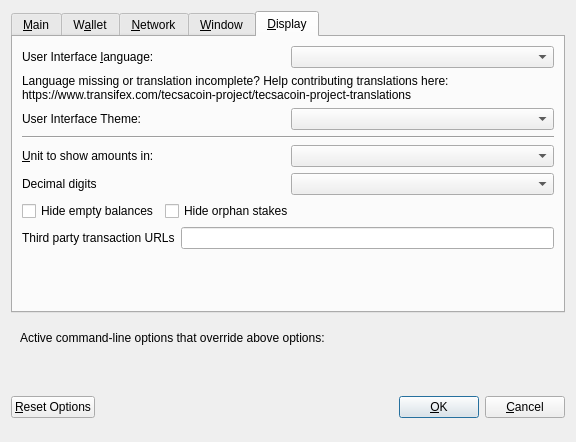
<?xml version="1.0" encoding="UTF-8"?>
<ui version="4.0">
 <class>OptionsDialog</class>
 <widget class="QDialog" name="OptionsDialog">
  <property name="geometry">
   <rect>
    <x>0</x>
    <y>0</y>
    <width>576</width>
    <height>442</height>
   </rect>
  </property>
  <property name="windowTitle">
   <string>Options</string>
  </property>
  <property name="modal">
   <bool>true</bool>
  </property>
  <layout class="QVBoxLayout" name="verticalLayout">
   <item>
    <widget class="QTabWidget" name="tabWidget">
     <property name="currentIndex">
      <number>4</number>
     </property>
     <widget class="QWidget" name="tabMain">
      <attribute name="title">
       <string>&amp;Main</string>
      </attribute>
      <layout class="QVBoxLayout" name="verticalLayout_Main">
       <item>
        <widget class="QCheckBox" name="bitcoinAtStartup">
         <property name="toolTip">
          <string>Automatically start tecsacoin after logging in to the system.</string>
         </property>
         <property name="text">
          <string>&amp;Start tecsacoin on system login</string>
         </property>
        </widget>
       </item>
       <item>
        <layout class="QHBoxLayout" name="horizontalLayout_2_Main">
         <item>
          <widget class="QLabel" name="databaseCacheLabel">
           <property name="text">
            <string>Size of &amp;database cache</string>
           </property>
           <property name="textFormat">
            <enum>Qt::PlainText</enum>
           </property>
           <property name="buddy">
            <cstring>databaseCache</cstring>
           </property>
          </widget>
         </item>
         <item>
          <widget class="QSpinBox" name="databaseCache"/>
         </item>
         <item>
          <widget class="QLabel" name="databaseCacheUnitLabel">
           <property name="text">
            <string>MB</string>
           </property>
           <property name="textFormat">
            <enum>Qt::PlainText</enum>
           </property>
          </widget>
         </item>
         <item>
          <spacer name="horizontalSpacer_2_Main">
           <property name="orientation">
            <enum>Qt::Horizontal</enum>
           </property>
           <property name="sizeHint" stdset="0">
            <size>
             <width>40</width>
             <height>20</height>
            </size>
           </property>
          </spacer>
         </item>
        </layout>
       </item>
       <item>
        <layout class="QHBoxLayout" name="horizontalLayout_3_Main">
         <item>
          <widget class="QLabel" name="threadsScriptVerifLabel">
           <property name="text">
            <string>Number of script &amp;verification threads</string>
           </property>
           <property name="textFormat">
            <enum>Qt::PlainText</enum>
           </property>
           <property name="buddy">
            <cstring>threadsScriptVerif</cstring>
           </property>
          </widget>
         </item>
         <item>
          <widget class="QSpinBox" name="threadsScriptVerif">
           <property name="toolTip">
            <string>(0 = auto, &lt;0 = leave that many cores free)</string>
           </property>
          </widget>
         </item>
         <item>
          <spacer name="horizontalSpacer_3_Main">
           <property name="orientation">
            <enum>Qt::Horizontal</enum>
           </property>
           <property name="sizeHint" stdset="0">
            <size>
             <width>40</width>
             <height>20</height>
            </size>
           </property>
          </spacer>
         </item>
        </layout>
       </item>
       <item>
        <spacer name="verticalSpacer_2">
         <property name="orientation">
          <enum>Qt::Vertical</enum>
         </property>
         <property name="sizeHint" stdset="0">
          <size>
           <width>20</width>
           <height>40</height>
          </size>
         </property>
        </spacer>
       </item>
       <!--
       <item>
        <widget class="QCheckBox" name="checkBoxZeromintEnable">
         <property name="toolTip">
          <string>Enable automatic minting of tecsacoin units to zECA</string>
         </property>
         <property name="layoutDirection">
          <enum>Qt::LeftToRight</enum>
         </property>
         <property name="text">
          <string>Enable zECA Automint</string>
         </property>
        </widget>
       </item>
       <item>
        <layout class="QHBoxLayout" name="horizontalLayout_3">
         <item>
          <widget class="QLabel" name="percentage_label">
           <property name="toolTip">
            <string>Percentage of incoming tecsacoin which get automatically converted to zECA via Zerocoin Protocol (min: 10%)</string>
           </property>
           <property name="text">
            <string>Percentage of autominted zECA</string>
           </property>
          </widget>
         </item>
         <item>
          <widget class="QSpinBox" name="zeromintPercentage">
           <property name="minimum">
            <number>1</number>
           </property>
           <property name="maximum">
            <number>100</number>
           </property>
          </widget>
         </item>
        </layout>
       </item>
       <item>
        <layout class="QHBoxLayout" name="horizontalLayout" stretch="0,0">
         <property name="sizeConstraint">
          <enum>QLayout::SetFixedSize</enum>
         </property>
         <item>
          <widget class="QLabel" name="labelPreferredDenom">
           <property name="maximumSize">
            <size>
             <width>16777215</width>
             <height>16777215</height>
            </size>
           </property>
           <property name="toolTip">
            <string>Wait with automatic conversion to Zerocoin until enough tecsacoin for this denomination is available</string>
           </property>
           <property name="text">
            <string>Preferred Automint zECA Denomination</string>
           </property>
          </widget>
         </item>
         <item>
          <widget class="QComboBox" name="preferredDenom">
           <property name="maximumSize">
            <size>
             <width>16777215</width>
             <height>27</height>
            </size>
           </property>
           <property name="toolTip">
            <string>Wait with automatic conversion to Zerocoin until enough tecsacoin for this denomination is available</string>
           </property>
           <property name="maxVisibleItems">
            <number>9</number>
           </property>
           <property name="maxCount">
            <number>9</number>
           </property>
          </widget>
         </item>
        </layout>
       </item>
      -->
      </layout>
     </widget>
     <widget class="QWidget" name="tabWallet">
      <attribute name="title">
       <string>W&amp;allet</string>
      </attribute>
      <layout class="QVBoxLayout" name="verticalLayout_Wallet">
       <item>
        <layout class="QHBoxLayout" name="horizontalLayout_2_Wallet">
         <item>
          <widget class="QLabel" name="labelStakeSplitThresholdText">
           <property name="text">
            <string>Stake split threshold:</string>
           </property>
          </widget>
         </item>
         <item>
          <widget class="QSpinBox" name="spinBoxStakeSplitThreshold">
           <property name="minimum">
            <number>0</number>
           </property>
           <property name="maximum">
            <number>9999999</number>
           </property>
          </widget>
         </item>
        </layout>
       </item>
       <item>
        <widget class="QGroupBox" name="groupBox">
         <property name="title">
          <string>Expert</string>
         </property>
         <layout class="QVBoxLayout" name="verticalLayout_2">
          <item>
           <widget class="QCheckBox" name="coinControlFeatures">
            <property name="toolTip">
             <string>Whether to show coin control features or not.</string>
            </property>
            <property name="text">
             <string>Enable coin &amp;control features</string>
            </property>
           </widget>
          </item>
          <!--
          <item>
           <widget class="QCheckBox" name="showMasternodesTab">
            <property name="toolTip">
             <string>Show additional tab listing all your masternodes in first sub-tab&lt;br/&gt;and all masternodes on the network in second sub-tab.</string>
            </property>
            <property name="text">
             <string>Show Masternodes Tab</string>
            </property>
           </widget>
          </item>
          -->
          <item>
           <widget class="QCheckBox" name="spendZeroConfChange">
            <property name="toolTip">
             <string>If you disable the spending of unconfirmed change, the change from a transaction&lt;br/&gt;cannot be used until that transaction has at least one confirmation.&lt;br/&gt;This also affects how your balance is computed.</string>
            </property>
            <property name="text">
             <string>&amp;Spend unconfirmed change</string>
            </property>
           </widget>
          </item>
         </layout>
        </widget>
       </item>
       <item>
        <spacer name="verticalSpacer_Wallet">
         <property name="orientation">
          <enum>Qt::Vertical</enum>
         </property>
         <property name="sizeHint" stdset="0">
          <size>
           <width>20</width>
           <height>40</height>
          </size>
         </property>
        </spacer>
       </item>
      </layout>
     </widget>
     <widget class="QWidget" name="tabNetwork">
      <attribute name="title">
       <string>&amp;Network</string>
      </attribute>
      <layout class="QVBoxLayout" name="verticalLayout_Network">
       <item>
        <widget class="QCheckBox" name="mapPortUpnp">
         <property name="toolTip">
          <string>Automatically open the tecsacoin client port on the router. This only works when your router supports UPnP and it is enabled.</string>
         </property>
         <property name="text">
          <string>Map port using &amp;UPnP</string>
         </property>
        </widget>
       </item>
       <item>
        <widget class="QCheckBox" name="allowIncoming">
         <property name="toolTip">
          <string>Accept connections from outside</string>
         </property>
         <property name="text">
          <string>Allow incoming connections</string>
         </property>
        </widget>
       </item>
       <item>
        <widget class="QCheckBox" name="connectSocks">
         <property name="toolTip">
          <string>Connect to the tecsacoin network through a SOCKS5 proxy.</string>
         </property>
         <property name="text">
          <string>&amp;Connect through SOCKS5 proxy (default proxy):</string>
         </property>
        </widget>
       </item>
       <item>
        <layout class="QHBoxLayout" name="horizontalLayout_1_Network">
         <item>
          <widget class="QLabel" name="proxyIpLabel">
           <property name="text">
            <string>Proxy &amp;IP:</string>
           </property>
           <property name="textFormat">
            <enum>Qt::PlainText</enum>
           </property>
           <property name="buddy">
            <cstring>proxyIp</cstring>
           </property>
          </widget>
         </item>
         <item>
          <widget class="QValidatedLineEdit" name="proxyIp">
           <property name="minimumSize">
            <size>
             <width>140</width>
             <height>0</height>
            </size>
           </property>
           <property name="maximumSize">
            <size>
             <width>140</width>
             <height>16777215</height>
            </size>
           </property>
           <property name="toolTip">
            <string>IP address of the proxy (e.g. IPv4: 127.0.0.1 / IPv6: ::1)</string>
           </property>
          </widget>
         </item>
         <item>
          <widget class="QLabel" name="proxyPortLabel">
           <property name="text">
            <string>&amp;Port:</string>
           </property>
           <property name="textFormat">
            <enum>Qt::PlainText</enum>
           </property>
           <property name="buddy">
            <cstring>proxyPort</cstring>
           </property>
          </widget>
         </item>
         <item>
          <widget class="QLineEdit" name="proxyPort">
           <property name="minimumSize">
            <size>
             <width>55</width>
             <height>0</height>
            </size>
           </property>
           <property name="maximumSize">
            <size>
             <width>55</width>
             <height>16777215</height>
            </size>
           </property>
           <property name="toolTip">
            <string>Port of the proxy (e.g. 9050)</string>
           </property>
          </widget>
         </item>
         <item>
          <spacer name="horizontalSpacer_1_Network">
           <property name="orientation">
            <enum>Qt::Horizontal</enum>
           </property>
           <property name="sizeHint" stdset="0">
            <size>
             <width>40</width>
             <height>20</height>
            </size>
           </property>
          </spacer>
         </item>
        </layout>
       </item>
       <item>
        <spacer name="verticalSpacer_Network">
         <property name="orientation">
          <enum>Qt::Vertical</enum>
         </property>
         <property name="sizeHint" stdset="0">
          <size>
           <width>20</width>
           <height>40</height>
          </size>
         </property>
        </spacer>
       </item>
      </layout>
     </widget>
     <widget class="QWidget" name="tabWindow">
      <attribute name="title">
       <string>&amp;Window</string>
      </attribute>
      <layout class="QVBoxLayout" name="verticalLayout_Window">
       <item>
        <widget class="QCheckBox" name="minimizeToTray">
         <property name="toolTip">
          <string>Show only a tray icon after minimizing the window.</string>
         </property>
         <property name="text">
          <string>&amp;Minimize to the tray instead of the taskbar</string>
         </property>
        </widget>
       </item>
       <item>
        <widget class="QCheckBox" name="minimizeOnClose">
         <property name="toolTip">
          <string>Minimize instead of exit the application when the window is closed. When this option is enabled, the application will be closed only after selecting Quit in the menu.</string>
         </property>
         <property name="text">
          <string>M&amp;inimize on close</string>
         </property>
        </widget>
       </item>
       <item>
        <spacer name="verticalSpacer_Window">
         <property name="orientation">
          <enum>Qt::Vertical</enum>
         </property>
         <property name="sizeHint" stdset="0">
          <size>
           <width>20</width>
           <height>40</height>
          </size>
         </property>
        </spacer>
       </item>
      </layout>
     </widget>
     <widget class="QWidget" name="tabDisplay">
      <attribute name="title">
       <string>&amp;Display</string>
      </attribute>
      <layout class="QVBoxLayout" name="verticalLayout_Display">
       <item>
        <layout class="QHBoxLayout" name="horizontalLayout_1_Display">
         <item>
          <widget class="QLabel" name="langLabel">
           <property name="text">
            <string>User Interface &amp;language:</string>
           </property>
           <property name="textFormat">
            <enum>Qt::PlainText</enum>
           </property>
           <property name="buddy">
            <cstring>lang</cstring>
           </property>
          </widget>
         </item>
         <item>
          <widget class="QValueComboBox" name="lang">
           <property name="toolTip">
            <string>The user interface language can be set here. This setting will take effect after restarting tecsacoin.</string>
           </property>
          </widget>
         </item>
        </layout>
       </item>
       <item>
        <widget class="QLabel" name="label_3">
         <property name="toolTip">
          <string notr="true"/>
         </property>
         <property name="statusTip">
          <string notr="true"/>
         </property>
         <property name="whatsThis">
          <string notr="true"/>
         </property>
         <property name="accessibleName">
          <string notr="true"/>
         </property>
         <property name="text">
          <string>Language missing or translation incomplete? Help contributing translations here:
https://www.transifex.com/tecsacoin-project/tecsacoin-project-translations</string>
         </property>
         <property name="wordWrap">
          <bool>true</bool>
         </property>
         <property name="openExternalLinks">
          <bool>true</bool>
         </property>
         <property name="textInteractionFlags">
          <set>Qt::TextBrowserInteraction</set>
         </property>
        </widget>
       </item>
       <item>
        <layout class="QHBoxLayout" name="horizontalLayout_2_Display" stretch="0,0">
         <item>
          <widget class="QLabel" name="themeLabel">
           <property name="text">
            <string>User Interface Theme:</string>
           </property>
          </widget>
         </item>
         <item>
          <widget class="QValueComboBox" name="theme"/>
         </item>
        </layout>
       </item>
       <item>
        <widget class="Line" name="line">
         <property name="orientation">
          <enum>Qt::Horizontal</enum>
         </property>
        </widget>
       </item>
       <item>
        <layout class="QHBoxLayout" name="horizontalLayout_3_Display">
         <item>
          <widget class="QLabel" name="unitLabel">
           <property name="text">
            <string>&amp;Unit to show amounts in:</string>
           </property>
           <property name="textFormat">
            <enum>Qt::PlainText</enum>
           </property>
           <property name="buddy">
            <cstring>unit</cstring>
           </property>
          </widget>
         </item>
         <item>
          <widget class="QValueComboBox" name="unit">
           <property name="toolTip">
            <string>Choose the default subdivision unit to show in the interface and when sending coins.</string>
           </property>
          </widget>
         </item>
        </layout>
       </item>
       <item>
        <layout class="QHBoxLayout" name="horizontalLayout_4_Display">
         <item>
          <widget class="QLabel" name="digitsLabel">
           <property name="text">
            <string>Decimal digits</string>
           </property>
          </widget>
         </item>
         <item>
          <widget class="QValueComboBox" name="digits"/>
         </item>
        </layout>
       </item>
       <item>
        <layout class="QHBoxLayout" name="horizontalLayout_5_Display">
         <item>
          <widget class="QCheckBox" name="checkBoxHideZeroBalances">
           <property name="toolTip">
            <string>Hide empty balances</string>
           </property>
           <property name="layoutDirection">
            <enum>Qt::LeftToRight</enum>
           </property>
           <property name="text">
            <string>Hide empty balances</string>
           </property>
          </widget>
         </item>
         <item>
          <widget class="QCheckBox" name="checkBoxHideOrphans">
           <property name="toolTip">
            <string>Hide orphan stakes in transaction lists</string>
           </property>
           <property name="text">
            <string>Hide orphan stakes</string>
           </property>
          </widget>
         </item>
         <item>
          <spacer name="horizontalSpacer">
           <property name="orientation">
            <enum>Qt::Horizontal</enum>
           </property>
           <property name="sizeHint" stdset="0">
            <size>
             <width>40</width>
             <height>20</height>
            </size>
           </property>
          </spacer>
         </item>
        </layout>
       </item>
       <item>
        <layout class="QHBoxLayout" name="horizontalLayout_6_Display">
         <item>
          <widget class="QLabel" name="thirdPartyTxUrlsLabel">
           <property name="toolTip">
            <string>Third party URLs (e.g. a block explorer) that appear in the transactions tab as context menu items. %s in the URL is replaced by transaction hash. Multiple URLs are separated by vertical bar |.</string>
           </property>
           <property name="text">
            <string>Third party transaction URLs</string>
           </property>
           <property name="buddy">
            <cstring>thirdPartyTxUrls</cstring>
           </property>
          </widget>
         </item>
         <item>
          <widget class="QLineEdit" name="thirdPartyTxUrls">
           <property name="toolTip">
            <string>Third party URLs (e.g. a block explorer) that appear in the transactions tab as context menu items. %s in the URL is replaced by transaction hash. Multiple URLs are separated by vertical bar |.</string>
           </property>
          </widget>
         </item>
        </layout>
       </item>
       <item>
        <spacer name="verticalSpacer">
         <property name="orientation">
          <enum>Qt::Vertical</enum>
         </property>
         <property name="sizeHint" stdset="0">
          <size>
           <width>20</width>
           <height>40</height>
          </size>
         </property>
        </spacer>
       </item>
      </layout>
     </widget>
    </widget>
   </item>
   <item>
    <widget class="QFrame" name="frame">
     <layout class="QVBoxLayout" name="verticalLayout_Bottom">
      <item>
       <layout class="QHBoxLayout" name="horizontalLayout_Bottom">
        <item>
         <widget class="QLabel" name="overriddenByCommandLineInfoLabel">
          <property name="text">
           <string>Active command-line options that override above options:</string>
          </property>
          <property name="textFormat">
           <enum>Qt::PlainText</enum>
          </property>
         </widget>
        </item>
        <item>
         <spacer name="horizontalSpacer_Bottom">
          <property name="orientation">
           <enum>Qt::Horizontal</enum>
          </property>
          <property name="sizeHint" stdset="0">
           <size>
            <width>40</width>
            <height>20</height>
           </size>
          </property>
         </spacer>
        </item>
       </layout>
      </item>
      <item>
       <widget class="QLabel" name="overriddenByCommandLineLabel">
        <property name="text">
         <string/>
        </property>
        <property name="textFormat">
         <enum>Qt::PlainText</enum>
        </property>
        <property name="wordWrap">
         <bool>true</bool>
        </property>
       </widget>
      </item>
     </layout>
    </widget>
   </item>
   <item>
    <layout class="QHBoxLayout" name="horizontalLayout_Buttons">
     <item>
      <widget class="QPushButton" name="resetButton">
       <property name="toolTip">
        <string>Reset all client options to default.</string>
       </property>
       <property name="text">
        <string>&amp;Reset Options</string>
       </property>
       <property name="autoDefault">
        <bool>false</bool>
       </property>
      </widget>
     </item>
     <item>
      <spacer name="horizontalSpacer_1">
       <property name="orientation">
        <enum>Qt::Horizontal</enum>
       </property>
       <property name="sizeHint" stdset="0">
        <size>
         <width>40</width>
         <height>48</height>
        </size>
       </property>
      </spacer>
     </item>
     <item>
      <widget class="QLabel" name="statusLabel">
       <property name="minimumSize">
        <size>
         <width>200</width>
         <height>0</height>
        </size>
       </property>
       <property name="font">
        <font>
         <weight>75</weight>
         <bold>true</bold>
        </font>
       </property>
       <property name="text">
        <string/>
       </property>
       <property name="textFormat">
        <enum>Qt::PlainText</enum>
       </property>
       <property name="wordWrap">
        <bool>true</bool>
       </property>
      </widget>
     </item>
     <item>
      <spacer name="horizontalSpacer_2">
       <property name="orientation">
        <enum>Qt::Horizontal</enum>
       </property>
       <property name="sizeHint" stdset="0">
        <size>
         <width>40</width>
         <height>48</height>
        </size>
       </property>
      </spacer>
     </item>
     <item>
      <widget class="QPushButton" name="okButton">
       <property name="text">
        <string>&amp;OK</string>
       </property>
       <property name="autoDefault">
        <bool>false</bool>
       </property>
       <property name="default">
        <bool>true</bool>
       </property>
      </widget>
     </item>
     <item>
      <widget class="QPushButton" name="cancelButton">
       <property name="text">
        <string>&amp;Cancel</string>
       </property>
       <property name="autoDefault">
        <bool>false</bool>
       </property>
      </widget>
     </item>
    </layout>
   </item>
  </layout>
 </widget>
 <customwidgets>
  <customwidget>
   <class>QValidatedLineEdit</class>
   <extends>QLineEdit</extends>
   <header>qvalidatedlineedit.h</header>
  </customwidget>
  <customwidget>
   <class>QValueComboBox</class>
   <extends>QComboBox</extends>
   <header>qvaluecombobox.h</header>
  </customwidget>
 </customwidgets>
 <resources/>
 <connections/>
</ui>
